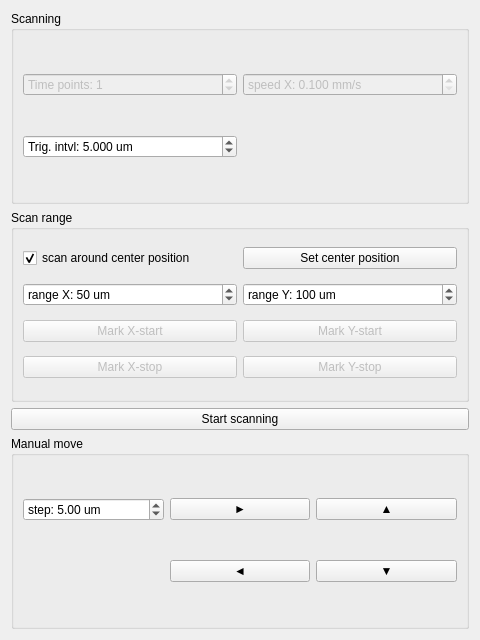
<?xml version="1.0" encoding="UTF-8"?>
<ui version="4.0">
 <class>Form</class>
 <widget class="QWidget" name="Form">
  <property name="geometry">
   <rect>
    <x>0</x>
    <y>0</y>
    <width>480</width>
    <height>640</height>
   </rect>
  </property>
  <property name="windowTitle">
   <string>Form</string>
  </property>
  <layout class="QVBoxLayout" name="verticalLayout">
   <item>
    <widget class="QGroupBox" name="scanning">
     <property name="title">
      <string>Scanning</string>
     </property>
     <layout class="QGridLayout" name="gridLayout_2">
      <item row="0" column="1">
       <widget class="QDoubleSpinBox" name="spinbox_stage_speed_x">
        <property name="enabled">
         <bool>false</bool>
        </property>
        <property name="prefix">
         <string>speed X: </string>
        </property>
        <property name="suffix">
         <string> mm/s</string>
        </property>
        <property name="decimals">
         <number>3</number>
        </property>
        <property name="minimum">
         <double>0.100000000000000</double>
        </property>
       </widget>
      </item>
      <item row="0" column="0">
       <widget class="QSpinBox" name="spinbox_stage_n_cycles">
        <property name="enabled">
         <bool>false</bool>
        </property>
        <property name="suffix">
         <string/>
        </property>
        <property name="prefix">
         <string>Time points: </string>
        </property>
        <property name="maximum">
         <number>10000</number>
        </property>
        <property name="value">
         <number>1</number>
        </property>
       </widget>
      </item>
      <item row="1" column="0">
       <widget class="QDoubleSpinBox" name="spinbox_stage_step_x">
        <property name="prefix">
         <string>Trig. intvl: </string>
        </property>
        <property name="suffix">
         <string> um</string>
        </property>
        <property name="decimals">
         <number>3</number>
        </property>
        <property name="minimum">
         <double>0.022000000000000</double>
        </property>
        <property name="singleStep">
         <double>0.022000000000000</double>
        </property>
        <property name="value">
         <double>5.000000000000000</double>
        </property>
       </widget>
      </item>
     </layout>
    </widget>
   </item>
   <item>
    <widget class="QGroupBox" name="scan_range">
     <property name="title">
      <string>Scan range</string>
     </property>
     <layout class="QGridLayout" name="gridLayout">
      <item row="5" column="0">
       <widget class="QPushButton" name="button_stage_pos_start">
        <property name="enabled">
         <bool>false</bool>
        </property>
        <property name="text">
         <string>Mark X-start</string>
        </property>
       </widget>
      </item>
      <item row="3" column="0">
       <widget class="QSpinBox" name="spinbox_stage_range_x">
        <property name="suffix">
         <string> um</string>
        </property>
        <property name="prefix">
         <string>range X: </string>
        </property>
        <property name="minimum">
         <number>1</number>
        </property>
        <property name="maximum">
         <number>1000</number>
        </property>
        <property name="value">
         <number>50</number>
        </property>
       </widget>
      </item>
      <item row="3" column="1">
       <widget class="QSpinBox" name="spinbox_stage_range_y">
        <property name="suffix">
         <string> um</string>
        </property>
        <property name="prefix">
         <string>range Y: </string>
        </property>
        <property name="minimum">
         <number>1</number>
        </property>
        <property name="maximum">
         <number>1000</number>
        </property>
        <property name="value">
         <number>100</number>
        </property>
       </widget>
      </item>
      <item row="6" column="0">
       <widget class="QPushButton" name="button_stage_pos_stop">
        <property name="enabled">
         <bool>false</bool>
        </property>
        <property name="text">
         <string>Mark X-stop</string>
        </property>
       </widget>
      </item>
      <item row="6" column="1">
       <widget class="QPushButton" name="button_stage_posy_stop">
        <property name="enabled">
         <bool>false</bool>
        </property>
        <property name="text">
         <string>Mark Y-stop</string>
        </property>
       </widget>
      </item>
      <item row="5" column="1">
       <widget class="QPushButton" name="button_stage_posy_start">
        <property name="enabled">
         <bool>false</bool>
        </property>
        <property name="text">
         <string>Mark Y-start</string>
        </property>
       </widget>
      </item>
      <item row="0" column="0">
       <widget class="QCheckBox" name="checkbox_scan_around">
        <property name="text">
         <string>scan around center position</string>
        </property>
        <property name="checked">
         <bool>true</bool>
        </property>
       </widget>
      </item>
      <item row="0" column="1">
       <widget class="QPushButton" name="button_set_center">
        <property name="text">
         <string>Set center position</string>
        </property>
       </widget>
      </item>
     </layout>
    </widget>
   </item>
   <item>
    <widget class="QPushButton" name="button_stage_start_scan">
     <property name="text">
      <string>Start scanning</string>
     </property>
    </widget>
   </item>
   <item>
    <widget class="QGroupBox" name="groupbox_manual_move">
     <property name="title">
      <string>Manual move</string>
     </property>
     <layout class="QGridLayout" name="gridLayout_3">
      <item row="0" column="1">
       <widget class="QPushButton" name="button_stage_x_move_right">
        <property name="toolTip">
         <string>X-move: right</string>
        </property>
        <property name="text">
         <string>►</string>
        </property>
       </widget>
      </item>
      <item row="0" column="0">
       <widget class="QDoubleSpinBox" name="spinbox_stage_move_step">
        <property name="prefix">
         <string>step: </string>
        </property>
        <property name="suffix">
         <string> um</string>
        </property>
        <property name="maximum">
         <double>1000.000000000000000</double>
        </property>
        <property name="value">
         <double>5.000000000000000</double>
        </property>
       </widget>
      </item>
      <item row="1" column="1">
       <widget class="QPushButton" name="button_stage_x_move_left">
        <property name="toolTip">
         <string>X-move: left</string>
        </property>
        <property name="text">
         <string>◄</string>
        </property>
       </widget>
      </item>
      <item row="0" column="2">
       <widget class="QPushButton" name="button_stage_y_move_up">
        <property name="toolTip">
         <string>Y-move: up</string>
        </property>
        <property name="text">
         <string>▲</string>
        </property>
       </widget>
      </item>
      <item row="1" column="2">
       <widget class="QPushButton" name="button_stage_y_move_down">
        <property name="toolTip">
         <string>Y-move: down</string>
        </property>
        <property name="text">
         <string>▼</string>
        </property>
       </widget>
      </item>
     </layout>
    </widget>
   </item>
  </layout>
 </widget>
 <resources/>
 <connections/>
</ui>
